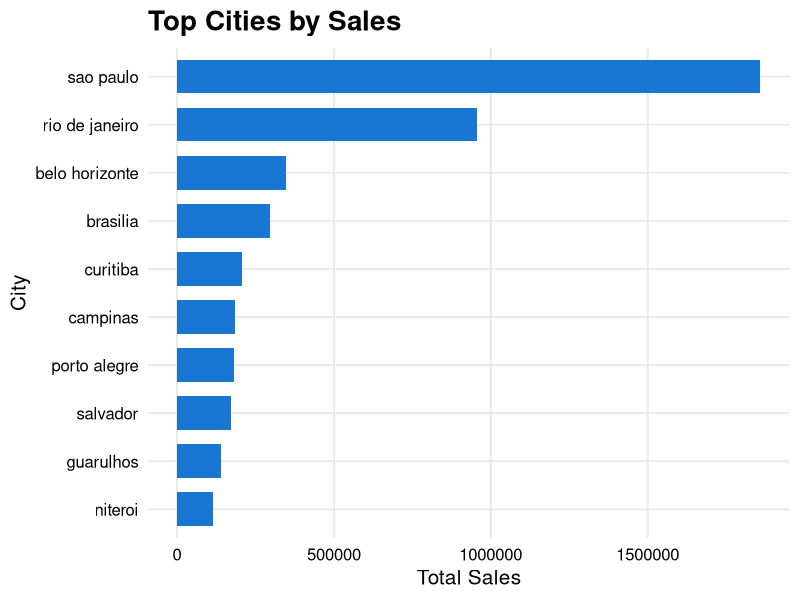
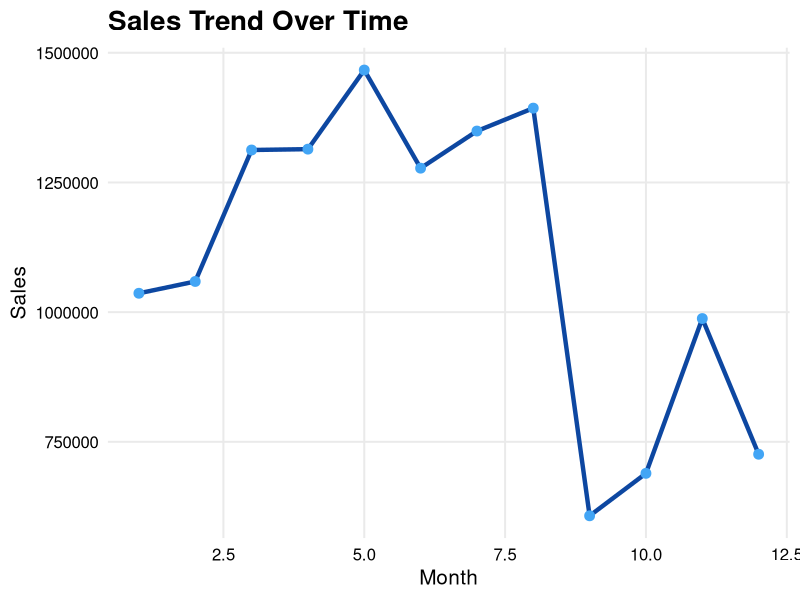
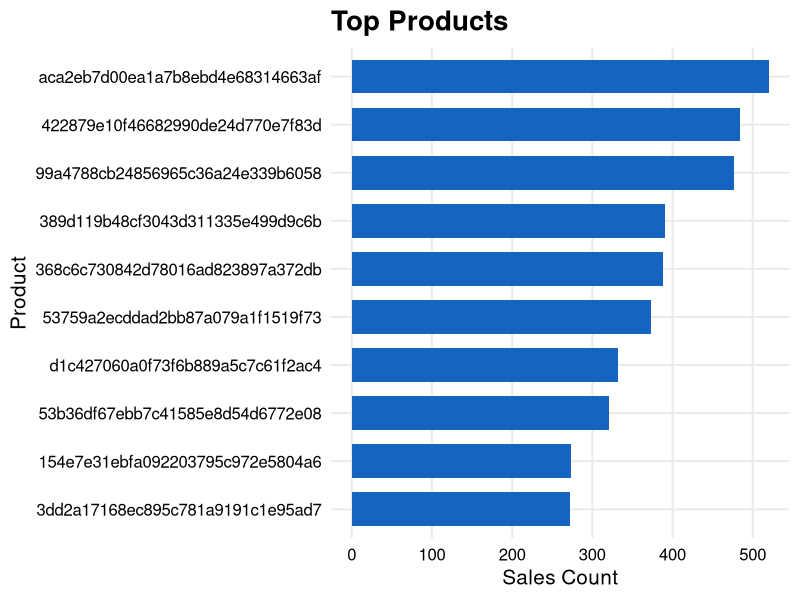
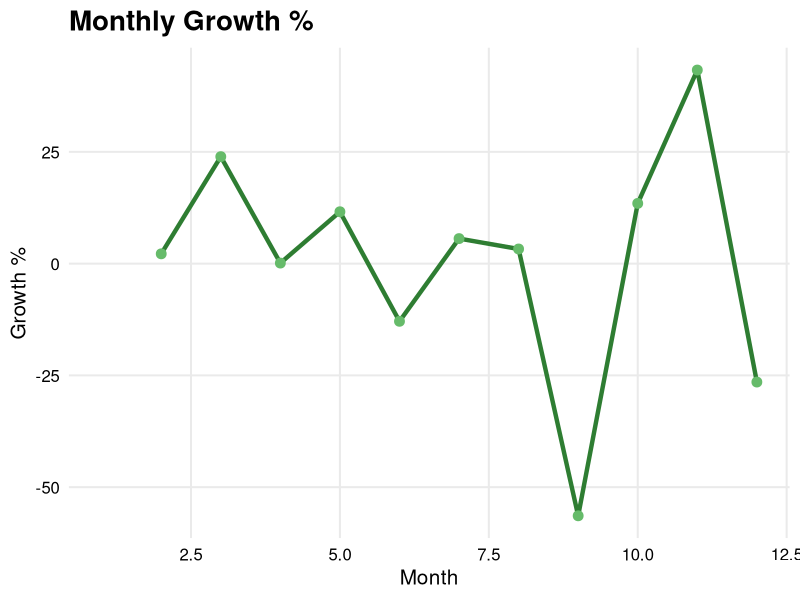
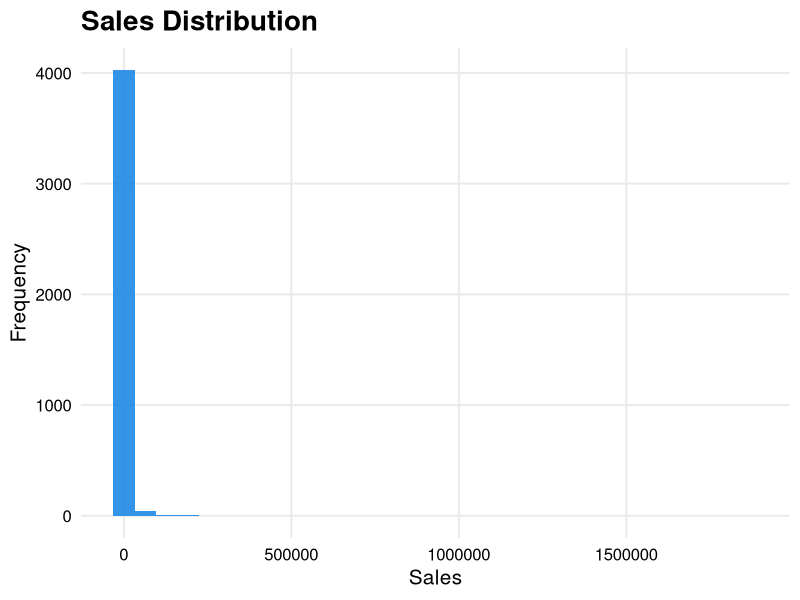

Reproduce these figures in R, in order.
library(dplyr)
library(readr)
library(ggplot2)
library(scales)

print("🚀 R Analysis Started")

# Create output folder safely
if (!dir.exists("output")) {
  dir.create("output")
}

# ================================
# LOAD DATA
# ================================
sales_city <- read_csv("output/sales_by_city.csv")
sales_trend <- read_csv("output/sales_trend.csv")
top_products <- read_csv("output/top_products.csv")

# DEBUG (REMOVE LATER)
print(colnames(sales_city))
print(colnames(sales_trend))
print(colnames(top_products))

# ================================
# CLEAN COLUMN NAMES (VERY IMPORTANT)
# ================================
names(sales_trend)[2] <- "total_sales"
names(sales_trend)[1] <- "month"

# ================================
# GLOBAL THEME (MODERN BLUE STYLE)
# ================================
theme_set(
  theme_minimal(base_size = 15) +
    theme(
      plot.title = element_text(size = 20, face = "bold"),
      axis.text = element_text(color = "black"),
      panel.grid.major = element_line(color = "#EAEAEA"),
      panel.grid.minor = element_blank()
    )
)

# ================================
# 1. TOP CITIES
# ================================
top_cities <- sales_city %>%
  arrange(desc(total_sales)) %>%
  head(10)

p1 <- ggplot(top_cities,
             aes(x = reorder(customer_city, total_sales),
                 y = total_sales)) +
  geom_col(fill = "#1976D2", width = 0.7) +
  coord_flip() +
  labs(title = "Top Cities by Sales",
       x = "City",
       y = "Total Sales")

ggsave("output/top_cities_plot.png", p1, width = 9, height = 5)

# ================================
# 2. SALES TREND (FIXED)
# ================================
sales_trend$month <- as.numeric(sales_trend$month)

p2 <- ggplot(sales_trend,
             aes(x = month, y = total_sales)) +
  geom_line(color = "#0D47A1", linewidth = 1.5) +
  geom_point(color = "#42A5F5", size = 3) +
  labs(title = "Sales Trend Over Time",
       x = "Month",
       y = "Sales")

ggsave("output/sales_trend_plot.png", p2, width = 9, height = 5)

# ================================
# 3. TOP PRODUCTS
# ================================
top_products_clean <- top_products %>%
  arrange(desc(count)) %>%
  head(10)

p3 <- ggplot(top_products_clean,
             aes(x = reorder(product_id, count),
                 y = count)) +
  geom_col(fill = "#1565C0", width = 0.7) +
  coord_flip() +
  labs(title = "Top Products",
       x = "Product",
       y = "Sales Count")

ggsave("output/top_products_plot.png", p3, width = 9, height = 5)

# ================================
# 4. NEW: GROWTH %
# ================================
sales_trend <- sales_trend %>%
  arrange(month) %>%
  mutate(growth = (total_sales / lag(total_sales) - 1) * 100)

p4 <- ggplot(sales_trend,
             aes(x = month, y = growth)) +
  geom_line(color = "#2E7D32", linewidth = 1.5) +
  geom_point(color = "#66BB6A", size = 3) +
  labs(title = "Monthly Growth %",
       x = "Month",
       y = "Growth %")

ggsave("output/growth_plot.png", p4, width = 9, height = 5)

# ================================
# 5. NEW: DISTRIBUTION
# ================================
p5 <- ggplot(sales_city, aes(x = total_sales)) +
  geom_histogram(fill = "#1E88E5", bins = 30, alpha = 0.9) +
  labs(title = "Sales Distribution",
       x = "Sales",
       y = "Frequency")

ggsave("output/distribution_plot.png", p5, width = 9, height = 5)

print("✅ All plots generated successfully")
